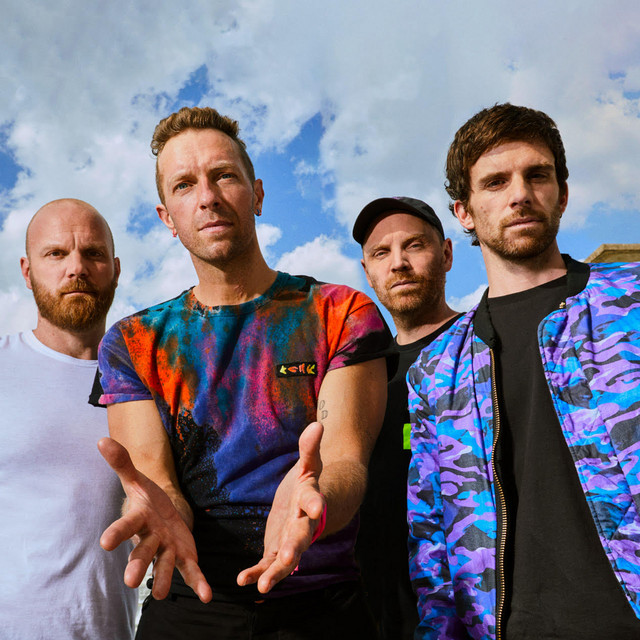
#> input picture Session_8/Notebooks/coldplay.jpeg, 640 x 640 px
$ jupyter execute FaceDetection_HaarCascades.ipynb
#> lines starting #> are read from the running program, lines starting #| are printed output that depends on the picture; after the words box and inside, x2 and y2 are one past the last pixel; in counts of white or black regions, pixels touching at a corner belong together
[cell 1]
import numpy as np
import cv2
from google.colab.patches import cv2_imshow

[cell 2]
face_detector = cv2.CascadeClassifier('haarcascade_frontalface_default.xml')
img = cv2.imread('coldplay.jpeg')
#> img is the input picture: shape (640, 640, 3); mean B, G, R 131.9, 117.9, 121.2
gray = cv2.cvtColor(img, cv2.COLOR_BGR2GRAY)
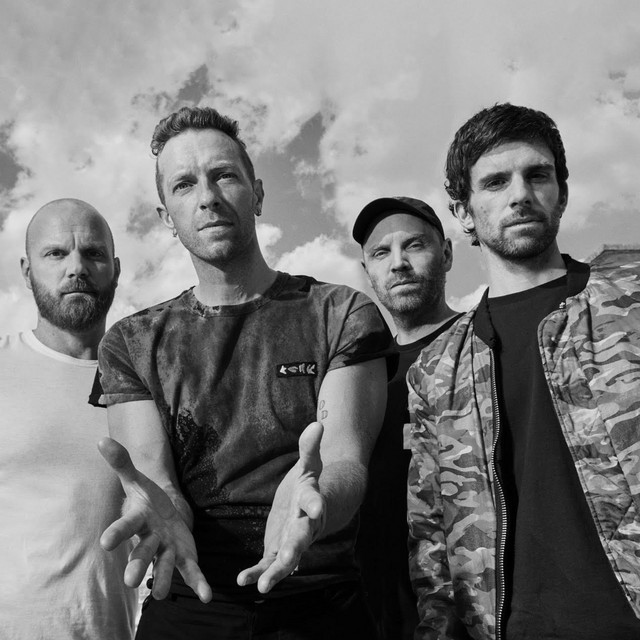
#> gray: shape (640, 640); min 0, max 241, mean 120.5
faces = face_detector.detectMultiScale(gray, 1.3, 5)
#> faces = [[357, 215, 85, 85], [468, 136, 108, 108], [155, 138, 107, 107], [29, 217, 95, 95]]
# 1.3 indicates scaleFactor which is a parameter that specifies how much the image size is reduced during the detection pass
# 5 is minNeighbours which is a parameter which specifies how many neighbours a candidate rectangle should have to retain it
for (x, y, w, h) in faces:
  cv2.rectangle(img, (x,y), (x+w, y+h), (0, 0, 255), 3)
#> this loop made 4 passes
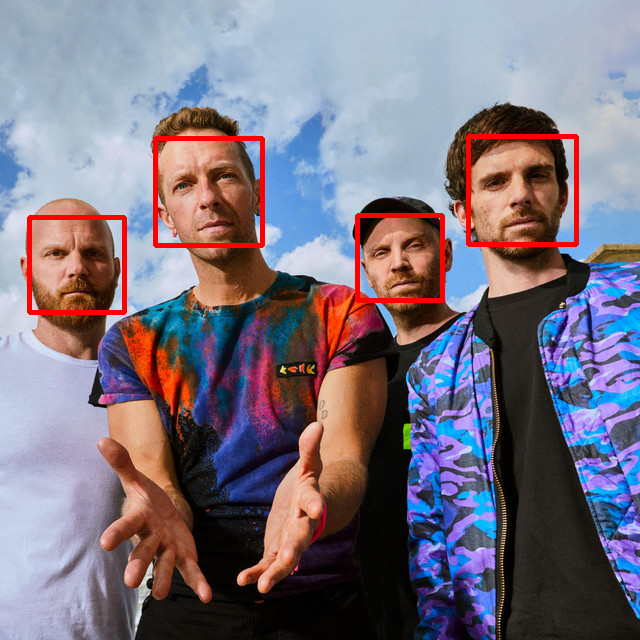
#> img: shape (640, 640, 3); 1.92% of pixels changed, all inside (x1, y1, x2, y2) = (27, 134, 579, 315)

cv2_imshow(img)
